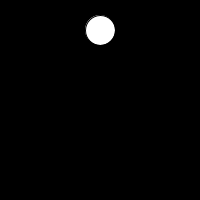
Frame 1 (no input)
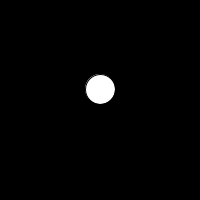
Frame 60 (the mouse pressed at the canvas centre just before this capture)
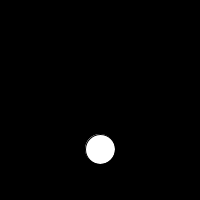
Frame 120 (the mouse held since frame 60 and released just before this capture)

The Processing sketch that drew these frames (run headless with seeded random() and noise(); from frame 60 on, the mouse is pressed at the canvas centre):

// Processing sketch: processing_162922
// ── processing_162922.pde

void setup(){
  size(200,200);
  background(0);
}
int ySpeed=1;
boolean Switch=true;
int x=(width/2);
int y=30;

void draw(){
  background(0);
  ellipse(width/2,y,30,30);
  if (Switch){
    y+=ySpeed;
  }
  else{
    y-=1;
  }
  if (y+30==height || y-30==0)
    Switch=!Switch;
}
  
